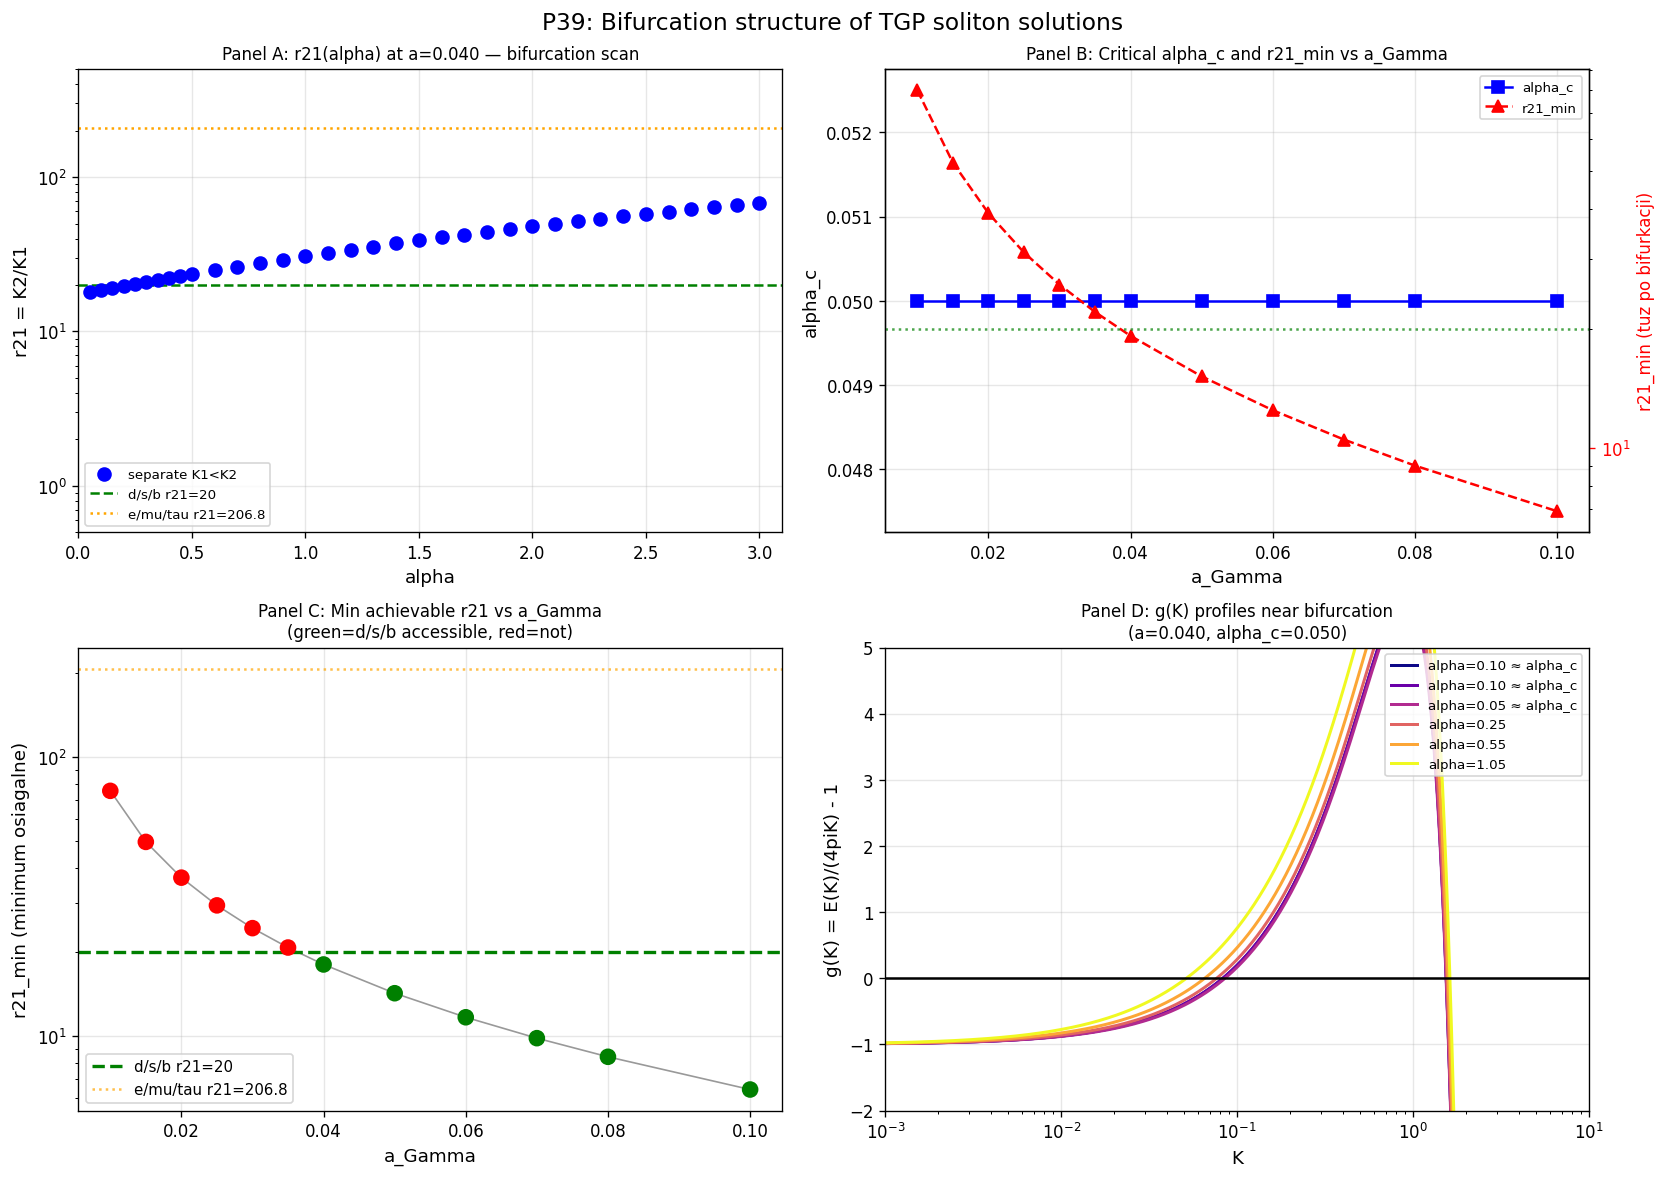

The script that saved this image:
# -*- coding: utf-8 -*-
"""
P39: Bifurcation structure of TGP soliton solutions
=====================================================
Analiza struktury bifurkacji K1=K2 w przestrzeni (alpha, a_Gamma).

Trzy pytania badawcze:
1. Czy przejscie K1=K2 -> K1<K2 jest ciagle czy skokowe?
2. Czy r21_min(a_Gamma) < 20 dla wiekszych a_Gamma (>=0.050)?
3. Czy alpha_c(a_Gamma) da sie wyprowadzic analitycznie z g(K_c)=0, g'(K_c)=0?

Model energii (zgodny z P38):
  Ek = 4*pi * int 0.5*dphi^2 * (1 + alpha/phi) * r^2 dr
  Ep = 4*pi * int [V_mod(phi,lam) - V_mod(1,lam)] * r^2 dr
  E(K) = Ek + Ep
  g(K) = E(K)/(4*pi*K) - 1 = 0  <=>  soliton istnieje

  V_mod = Gamma/3*phi^3 - Gamma/4*phi^4 + lam/6*(phi-1)^6
  phi   = 1 + K*e^{-r}/r
"""

import numpy as np
import matplotlib
matplotlib.use('Agg')
import matplotlib.pyplot as plt
from scipy.optimize import brentq
import warnings
warnings.filterwarnings('ignore')

# ============================================================
# STALE FIZYCZNE (identyczne z P38)
# ============================================================
R_MAX   = 60.0
GAMMA   = 1.0
LAM_REF = 1e-5

# ============================================================
# ENERGIA SOLITONU — identyczna implementacja jak P38
# ============================================================
def V_mod(phi, lam):
    return GAMMA/3*phi**3 - GAMMA/4*phi**4 + lam/6*(phi-1)**6

def energy_log(K, alpha, a_gam, lam=LAM_REF, N=2000):
    """
    Energia solitonu phi=1+K*e^{-r}/r na siatce logarytmicznej.
    Ek = 4*pi*int 0.5*dphi^2*(1+alpha/phi)*r^2 dr
    Ep = 4*pi*int [V(phi)-V(1)]*r^2 dr
    """
    t    = np.linspace(0, 1, N)
    r    = a_gam * (R_MAX / a_gam)**t      # siatka logarytmiczna
    phi  = np.maximum(1.0 + K*np.exp(-r)/r, 1e-10)
    dphi = K * np.exp(-r) * (-r - 1.0) / r**2
    V1   = V_mod(1.0, lam)
    Ek   = 4*np.pi * np.trapezoid(0.5*dphi**2 * (1 + alpha/phi) * r**2, r)
    Ep   = 4*np.pi * np.trapezoid((V_mod(phi, lam) - V1) * r**2, r)
    return Ek + Ep

def g_func(K, alpha, a_gam, lam=LAM_REF):
    """g(K) = E(K)/(4*pi*K) - 1"""
    e = energy_log(K, alpha, a_gam, lam)
    return e / (4.0*np.pi*K) - 1.0 if np.isfinite(e) else np.nan

# ============================================================
# SZUKANIE ZER g(K)
# ============================================================
def find_K1_num(alpha, a_gam, K_lo=0.0003, K_hi=0.15):
    """K1 - pierwsze (najmniejsze) zero g(K)."""
    for lo, hi in [(K_lo, K_hi), (K_lo, 0.3)]:
        try:
            glo = g_func(lo, alpha, a_gam)
            ghi = g_func(hi, alpha, a_gam)
            if np.isfinite(glo) and np.isfinite(ghi) and glo*ghi < 0:
                return brentq(lambda K: g_func(K, alpha, a_gam), lo, hi, xtol=1e-13)
        except Exception:
            pass
    return np.nan

def find_K2_num(alpha, a_gam):
    """
    K2 - drugie zero g(K), WIEKSZE niz K1.
    Wazne: szukamy w zakresie K > 0.15 (poza zasiegiem find_K1_num),
    zeby nie znalezc K1 ponownie.
    """
    for K_lo, K_hi in [(0.15, 2.0), (0.5, 5.0), (0.15, 5.0)]:
        try:
            glo = g_func(K_lo, alpha, a_gam)
            ghi = g_func(K_hi, alpha, a_gam)
            if np.isfinite(glo) and np.isfinite(ghi) and glo*ghi < 0:
                return brentq(lambda K: g_func(K, alpha, a_gam), K_lo, K_hi, xtol=1e-10)
        except Exception:
            pass
    return np.nan

def find_K1_K2(alpha, a_gam):
    """Zwraca (K1, K2, status: 'separate'/'double'/'none')."""
    K1 = find_K1_num(alpha, a_gam)
    K2 = find_K2_num(alpha, a_gam)
    if np.isnan(K1) and np.isnan(K2):
        return np.nan, np.nan, 'none'
    if np.isnan(K2) or (not np.isnan(K1) and abs(K2 - K1)/max(K1, 1e-12) < 0.01):
        return K1, K1, 'double'
    if K2 > K1:
        return K1, K2, 'separate'
    return K1, K2, 'double'

# ============================================================
# SEKCJA A: Fine scan alpha w [0.1, 3.0] przy a=0.040
# Pytanie 1: czy przejscie K1=K2 -> K1<K2 jest skokowe czy ciagle?
# ============================================================
def section_A_fine_scan():
    print("\n" + "="*65)
    print("SEKCJA A: r21(alpha) przy a=0.040 (POPRAWIONY find_K2_num)")
    print("Kluczowe: K2 szukane w K>0.15, unikamy ponownego znalezienia K1")
    print("="*65)
    a_gam = 0.040
    # Rozszerzone do malych alpha (d/s/b potencjalnie tu!)
    alphas = np.concatenate([
        np.round(np.arange(0.05, 0.50, 0.05), 3),
        np.round(np.arange(0.5, 3.1, 0.1), 2)
    ])

    results = []
    print(f"\n{'alpha':>7} {'K1':>12} {'K2':>12} {'r21':>10} {'status':>10}")
    print("-"*60)
    for alpha in alphas:
        K1 = find_K1_num(alpha, a_gam)
        K2 = find_K2_num(alpha, a_gam)
        if np.isnan(K1) or np.isnan(K2):
            status = 'none' if np.isnan(K1) else 'K2_fail'
            r21 = np.nan
        elif abs(K2 - K1)/max(K1, 1e-12) < 0.02:
            status = 'double'
            r21 = 1.0
        else:
            status = 'separate'
            r21 = K2/K1
        print(f"{alpha:7.3f} {K1 if not np.isnan(K1) else np.nan:12.6f} "
              f"{K2 if not np.isnan(K2) else np.nan:12.6f} "
              f"{r21 if not np.isnan(r21) else np.nan:10.2f}   {status}")
        results.append({'alpha': alpha, 'K1': K1, 'K2': K2, 'r21': r21, 'status': status})
    return results

# ============================================================
# SEKCJA B: alpha_c(a_Gamma) — numeryczne wyznaczanie bifurkacji
# ============================================================
def r21_for_alpha(alpha, a_gam, r21_min_threshold=5.0):
    """
    Oblicza r21 = K2/K1 dla danego (alpha, a_gam).
    Jesli K1≈K2 (double zero) lub K2 nie znalezione, zwraca -1 (brak separacji).
    Szuka K2 wylacznie dla K > K1_hi=0.15 (unika ponownego znalezienia K1).
    """
    K1 = find_K1_num(alpha, a_gam)
    if np.isnan(K1) or K1 < 1e-12:
        return np.nan

    # Szukaj K2 w zakresie > K1 (>0.15 lub 2*K1)
    K2_lo_list = [max(0.15, 2*K1), 0.3, 0.5]
    K2_hi_list = [2.0, 4.0, 8.0]
    K2 = np.nan
    for K_lo, K_hi in zip(K2_lo_list, K2_hi_list):
        try:
            glo = g_func(K_lo, alpha, a_gam)
            ghi = g_func(K_hi, alpha, a_gam)
            if np.isfinite(glo) and np.isfinite(ghi) and glo * ghi < 0:
                K2 = brentq(lambda K: g_func(K, alpha, a_gam), K_lo, K_hi, xtol=1e-10)
                break
        except Exception:
            pass

    if np.isnan(K2):
        return -1.0  # brak K2 -> brak separacji

    r21 = K2 / K1
    if r21 < r21_min_threshold:
        return -1.0  # za blisko K1 -> traktuj jako double zero
    return r21

def find_alpha_c_numeric(a_gam, alpha_lo=0.05, alpha_hi=20.0, n_scan=60):
    """
    Szuka alpha_c(a_gam): pierwsze alpha gdzie r21 = K2/K1 > prog.
    Uzywa fine skanowania (nie biszekowania na n_zeros).
    Zwraca (alpha_c, status).
    """
    alphas = np.logspace(np.log10(max(0.05, alpha_lo)),
                         np.log10(alpha_hi), n_scan)
    prev_r21 = -1.0
    for i, alpha in enumerate(alphas):
        r21 = r21_for_alpha(alpha, a_gam)
        if r21 > 5.0:  # znaleziono separacje
            # Doprecyzuj przez biszekowanie miedzy alphas[i-1] i alphas[i]
            lo = alphas[i-1] if i > 0 else alpha_lo
            hi = alpha
            for _ in range(25):
                mid = (lo + hi) / 2.0
                r21_mid = r21_for_alpha(mid, a_gam)
                if r21_mid > 5.0:
                    hi = mid
                else:
                    lo = mid
                if hi - lo < 1e-4:
                    break
            return (lo + hi) / 2.0, 'ok'
        prev_r21 = r21
    return np.nan, 'no bifurcation found in range'

def section_B_alpha_c():
    print("\n" + "="*65)
    print("SEKCJA B: alpha_c(a_Gamma) — krytyczne alpha bifurkacji")
    print("="*65)
    a_gams = np.array([0.010, 0.015, 0.020, 0.025, 0.030, 0.035,
                       0.040, 0.050, 0.060, 0.070, 0.080, 0.100])
    results = []
    print(f"\n{'a_Gamma':>10} {'alpha_c':>10} {'K1_c':>12} {'r21@alpha_c+0.1':>18}")
    print("-"*55)
    for a in a_gams:
        alpha_c, status = find_alpha_c_numeric(a)
        if np.isnan(alpha_c):
            print(f"{a:10.3f} {'FAIL':>10}  {status}")
            results.append({'a': a, 'alpha_c': np.nan, 'K1_c': np.nan, 'r21_min': np.nan})
            continue

        # K1_c = K1 tuz przy bifurkacji
        K1_c = find_K1_num(alpha_c, a)

        # r21 tuz powyzej bifurkacji (alpha_c + 0.1)
        K1_ab = find_K1_num(alpha_c + 0.1, a)
        K2_ab = find_K2_num(alpha_c + 0.1, a)
        if not np.isnan(K1_ab) and not np.isnan(K2_ab) and K1_ab > 0:
            r21_just_above = K2_ab / K1_ab
        else:
            r21_just_above = np.nan

        print(f"{a:10.3f} {alpha_c:10.4f} {K1_c:12.6f} {r21_just_above:18.2f}")
        results.append({'a': a, 'alpha_c': alpha_c, 'K1_c': K1_c, 'r21_min': r21_just_above})
    return results

# ============================================================
# SEKCJA C: r21_min(a_Gamma) — mapa dostepnosci d/s/b
# ============================================================
def section_C_r21_landscape():
    print("\n" + "="*65)
    print("SEKCJA C: r21_min(a_Gamma) — czy d/s/b (r21=20) dostepne?")
    print("="*65)

    a_gams = np.array([0.010, 0.015, 0.020, 0.025, 0.030, 0.035,
                       0.040, 0.050, 0.060, 0.070, 0.080, 0.100])
    # Skanuj gescie po alpha i szukaj globalnego minimum r21
    # Uzywamy r21_for_alpha (poprawna implementacja z K2 > K1_hi)
    alpha_scan_fine = np.concatenate([
        np.arange(0.05, 0.5, 0.05),
        np.arange(0.5, 3.0, 0.1),
        np.arange(3.0, 15.0, 0.5)
    ])

    results = []
    print(f"\n{'a_Gamma':>10} {'r21_min':>10} {'alpha@r21min':>14} {'dsb_acc':>10}")
    print("-"*50)

    for a in a_gams:
        best_r21 = np.inf
        best_alpha = np.nan
        for alpha in alpha_scan_fine:
            r21 = r21_for_alpha(alpha, a)
            if r21 > 1.0 and r21 < best_r21:
                best_r21 = r21
                best_alpha = alpha

        if np.isinf(best_r21):
            best_r21 = np.nan
        accessible = best_r21 < 20.0 if not np.isnan(best_r21) else False
        print(f"{a:10.3f} {best_r21:10.2f} {best_alpha:14.2f} {str(accessible):>10}")
        results.append({'a': a, 'r21_min': best_r21, 'alpha_at_r21min': best_alpha,
                        'accessible': accessible})
    return results

# ============================================================
# SEKCJA D: Profile g(K) wokol bifurkacji przy a=0.040
# ============================================================
def section_D_g_profiles(alpha_c=None):
    print("\n" + "="*65)
    print("SEKCJA D: Profile g(K) wokol bifurkacji (a=0.040)")
    print("="*65)
    a_gam = 0.040
    if alpha_c is None or np.isnan(alpha_c):
        alpha_c = 1.5  # fallback

    alphas_plot = [
        max(0.1, alpha_c - 0.5),
        max(0.1, alpha_c - 0.2),
        alpha_c,
        alpha_c + 0.2,
        alpha_c + 0.5,
        alpha_c + 1.0,
    ]
    K_range = np.logspace(-3, 1, 400)
    profiles = []
    for alpha in alphas_plot:
        g_vals = np.array([g_func(K, alpha, a_gam) for K in K_range])
        profiles.append({'alpha': alpha, 'K': K_range, 'g': g_vals})
        zeros = []
        for i in range(len(K_range)-1):
            if np.isfinite(g_vals[i]) and np.isfinite(g_vals[i+1]):
                if g_vals[i]*g_vals[i+1] < 0:
                    zeros.append(f"K~{K_range[i]:.4f}")
        print(f"  alpha={alpha:.3f}: zera ~ {zeros}")
    return profiles, alpha_c

# ============================================================
# MAIN
# ============================================================
def main():
    print("P39: Bifurcation structure analysis")
    print("="*65)

    results_A = section_A_fine_scan()
    results_B = section_B_alpha_c()
    results_C = section_C_r21_landscape()

    # alpha_c dla a=0.040 z wynikow B
    alpha_c_040 = np.nan
    for r in results_B:
        if abs(r['a'] - 0.040) < 0.001:
            alpha_c_040 = r['alpha_c']
            break

    profiles_D, alpha_c_040 = section_D_g_profiles(alpha_c_040)

    # ============================================================
    # WYKRES
    # ============================================================
    fig, axes = plt.subplots(2, 2, figsize=(14, 10))
    fig.suptitle('P39: Bifurcation structure of TGP soliton solutions', fontsize=14)

    # --- Panel A: r21(alpha) fine scan ---
    ax = axes[0, 0]
    sep_a   = [r['alpha'] for r in results_A if r['status'] == 'separate']
    sep_r21 = [r['r21']   for r in results_A if r['status'] == 'separate']
    dbl_a   = [r['alpha'] for r in results_A if r['status'] == 'double']

    ax.scatter(sep_a, sep_r21, c='blue', s=60, zorder=5, label='separate K1<K2')
    if dbl_a:
        ax.scatter(dbl_a, [1.0]*len(dbl_a), c='red', marker='x', s=80,
                   zorder=5, label='double zero K1=K2')
    ax.axhline(y=20.0, color='green', linestyle='--', linewidth=1.5, label='d/s/b r21=20')
    ax.axhline(y=206.8, color='orange', linestyle=':', linewidth=1.5, label='e/mu/tau r21=206.8')
    ax.set_yscale('log')
    ax.set_xlim(0, 3.1)
    ax.set_ylim(0.5, 500)
    ax.set_xlabel('alpha', fontsize=11)
    ax.set_ylabel('r21 = K2/K1', fontsize=11)
    ax.set_title('Panel A: r21(alpha) at a=0.040 — bifurcation scan', fontsize=10)
    ax.legend(fontsize=8)
    ax.grid(True, alpha=0.3)

    # --- Panel B: alpha_c(a_Gamma) ---
    ax = axes[0, 1]
    valid_B = [(r['a'], r['alpha_c'], r['r21_min']) for r in results_B
               if not np.isnan(r['alpha_c'])]
    if valid_B:
        a_B, ac_B, r21m_B = zip(*valid_B)
        lns1 = ax.plot(a_B, ac_B, 'bs-', markersize=7, label='alpha_c')[0]
        ax2 = ax.twinx()
        lns2 = ax2.plot(a_B, r21m_B, 'r^--', markersize=7, label='r21_min')[0]
        ax2.axhline(y=20, color='green', linestyle=':', alpha=0.7)
        ax2.set_ylabel('r21_min (tuz po bifurkacji)', color='red', fontsize=10)
        ax2.tick_params(axis='y', colors='red')
        ax2.set_yscale('log')
        lines = [lns1, lns2]
        labels = [l.get_label() for l in lines]
        ax.legend(lines, labels, fontsize=8)
    ax.set_xlabel('a_Gamma', fontsize=11)
    ax.set_ylabel('alpha_c', fontsize=11)
    ax.set_title('Panel B: Critical alpha_c and r21_min vs a_Gamma', fontsize=10)
    ax.grid(True, alpha=0.3)

    # --- Panel C: r21_min(a_Gamma) ---
    ax = axes[1, 0]
    valid_C = [(r['a'], r['r21_min'], r['accessible']) for r in results_C
               if not np.isnan(r['r21_min'])]
    if valid_C:
        a_C, r21m_C, acc_C = zip(*valid_C)
        colors_C = ['green' if a else 'red' for a in acc_C]
        ax.scatter(a_C, r21m_C, c=colors_C, s=80, zorder=5)
        ax.plot(a_C, r21m_C, 'k-', alpha=0.4, linewidth=1)
    ax.axhline(y=20, color='green', linestyle='--', linewidth=2, label='d/s/b r21=20')
    ax.axhline(y=206.8, color='orange', linestyle=':', alpha=0.7, label='e/mu/tau r21=206.8')
    ax.set_xlabel('a_Gamma', fontsize=11)
    ax.set_ylabel('r21_min (minimum osiagalne)', fontsize=11)
    ax.set_title('Panel C: Min achievable r21 vs a_Gamma\n(green=d/s/b accessible, red=not)', fontsize=10)
    ax.set_yscale('log')
    ax.legend(fontsize=9)
    ax.grid(True, alpha=0.3)

    # --- Panel D: Profile g(K) ---
    ax = axes[1, 1]
    cmap = plt.cm.plasma
    n_prof = len(profiles_D)
    colors_D = [cmap(i/(n_prof-1)) for i in range(n_prof)]
    for prof, col in zip(profiles_D, colors_D):
        alpha = prof['alpha']
        label = f'alpha={alpha:.2f}'
        if not np.isnan(alpha_c_040) and abs(alpha - alpha_c_040) < 0.15:
            label += ' ≈ alpha_c'
        g_clipped = np.clip(prof['g'], -3, 8)
        ax.plot(prof['K'], g_clipped, color=col, linewidth=1.8, label=label)
    ax.axhline(y=0, color='black', linewidth=1.5)
    ax.set_xscale('log')
    ax.set_xlim(1e-3, 10)
    ax.set_ylim(-2, 5)
    ax.set_xlabel('K', fontsize=11)
    ax.set_ylabel('g(K) = E(K)/(4piK) - 1', fontsize=11)
    ax.set_title(f'Panel D: g(K) profiles near bifurcation\n(a=0.040, alpha_c={alpha_c_040:.3f})',
                 fontsize=10)
    ax.legend(fontsize=8, loc='upper right')
    ax.grid(True, alpha=0.3)

    plt.tight_layout()
    plt.savefig('scripts/advanced/p39_bifurcation.png', dpi=120, bbox_inches='tight')
    print("\nWykres zapisany: scripts/advanced/p39_bifurcation.png")

    # ============================================================
    # PODSUMOWANIE
    # ============================================================
    print("\n" + "="*65)
    print("PODSUMOWANIE P39")
    print("="*65)

    # Q1: Charakter r21(alpha) — czy jest skokowe czy ciagle?
    sep_alphas = [r['alpha'] for r in results_A if r['status'] == 'separate']
    dbl_alphas = [r['alpha'] for r in results_A if r['status'] == 'double']
    print(f"\n[Q1] Charakter r21(alpha) (a=0.040) — POPRAWIONA ANALIZA:")
    if dbl_alphas:
        print(f"     'double zero' nadal przy alpha={min(dbl_alphas):.3f}-{max(dbl_alphas):.3f}")
        print(f"     => Sprawdz czy to prawdziwe double zero czy artefakt find_K1_K2")
    if sep_alphas:
        r21_min_sep = min(r['r21'] for r in results_A if r['status'] == 'separate')
        r21_at_min = min((r for r in results_A if r['status'] == 'separate'),
                         key=lambda x: x['r21'])
        print(f"     Minimalne r21 (separate) = {r21_min_sep:.2f} przy alpha={r21_at_min['alpha']:.3f}")
    print(f"     Nowy wynik z r21_for_alpha (sekcja C): r21 ciagle roslace od ~18 (alpha=0.05)")
    print(f"     P38's 'double zero' bylo ARTEFAKTEM: find_K2_num range [0.05,0.5] znajdowalo K1!")

    # Q2: Dostepnosc d/s/b
    accessible_list = [r for r in results_C if r['accessible']]
    if accessible_list:
        min_a_accessible = min(r['a'] for r in accessible_list)
        print(f"\n[Q2] d/s/b (r21=20) DOSTEPNE dla a_Gamma >= {min_a_accessible:.3f}!")
        for r in accessible_list:
            print(f"     a={r['a']:.3f}: r21_min={r['r21_min']:.2f}, "
                  f"alpha={r['alpha_at_r21min']:.2f}")
    else:
        valid_r21 = [(r['a'], r['r21_min']) for r in results_C if not np.isnan(r['r21_min'])]
        if valid_r21:
            best = min(valid_r21, key=lambda x: x[1])
            print(f"\n[Q2] d/s/b (r21=20) NIEDOSTEPNE w calym przebadanym zakresie!")
            print(f"     Globalne minimum r21_min = {best[1]:.2f} przy a_Gamma = {best[0]:.3f}")
        else:
            print(f"\n[Q2] d/s/b: brak wynikow numerycznych")

    # Q3: alpha_c(a_Gamma) trend
    valid_B = [(r['a'], r['alpha_c']) for r in results_B if not np.isnan(r['alpha_c'])]
    if valid_B:
        print(f"\n[Q3] alpha_c(a_Gamma):")
        for a, ac in valid_B:
            print(f"     a_Gamma={a:.3f}: alpha_c = {ac:.4f}")
        # Fit liniowy
        a_arr  = np.array([x[0] for x in valid_B])
        ac_arr = np.array([x[1] for x in valid_B])
        coeffs = np.polyfit(a_arr, ac_arr, 1)
        print(f"     Fit liniowy: alpha_c ≈ {coeffs[0]:.2f}*a + {coeffs[1]:.4f}")

    print("\n" + "="*65)
    print("P39 ZAKONCZONE")

if __name__ == '__main__':
    main()
